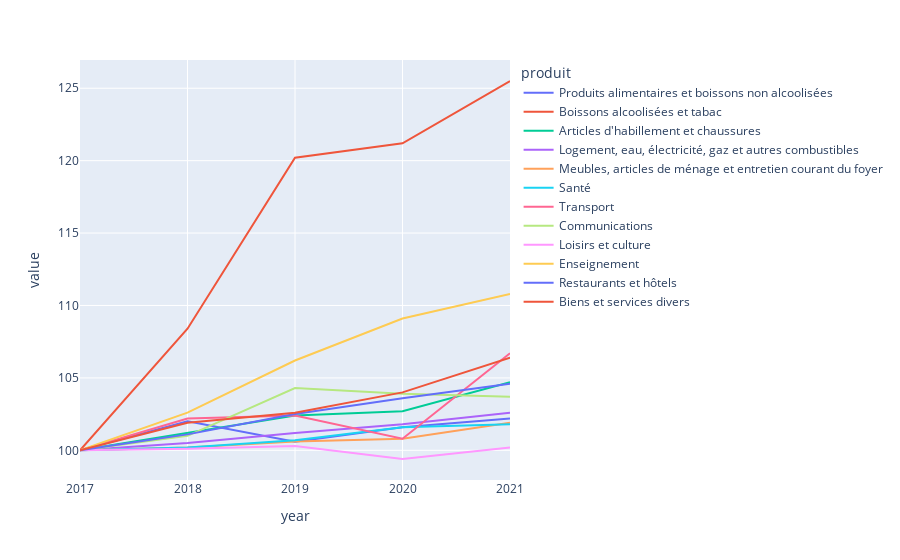

The code cell stored with this chart in its notebook:
### Markdown cell above
## Data Viz

### Code cell
df = pivoted_df[pivoted_df["type_produit"] == "division"]
px.line(df, x="year", y="value", color="produit")

### Figure 1 — Plotly figure (JSON) as saved in the notebook; plotly's stock layout.template omitted (floating-point values rounded to 4 significant figures)
{"data": [{"hovertemplate": "produit=Produits alimentaires et boissons non alcoolisées<br>year=%{x}<br>value=%{y}<extra></extra>", "legendgroup": "Produits alimentaires et boissons non alcoolisées", "line": {"color": "#636efa", "dash": "solid"}, "marker": {"symbol": "circle"}, "mode": "lines", "name": "Produits alimentaires et boissons non alcoolisées", "orientation": "v", "showlegend": true, "type": "scatter", "x": ["2017", "2018", "2019", "2020", "2021"], "xaxis": "x", "y": [100, 102, 100.6, 101.6, 102.2], "yaxis": "y"}, {"hovertemplate": "produit=Boissons alcoolisées et tabac<br>year=%{x}<br>value=%{y}<extra></extra>", "legendgroup": "Boissons alcoolisées et tabac", "line": {"color": "#EF553B", "dash": "solid"}, "marker": {"symbol": "circle"}, "mode": "lines", "name": "Boissons alcoolisées et tabac", "orientation": "v", "showlegend": true, "type": "scatter", "x": ["2017", "2018", "2019", "2020", "2021"], "xaxis": "x", "y": [100, 108.4, 120.2, 121.2, 125.5], "yaxis": "y"}, {"hovertemplate": "produit=Articles d'habillement et chaussures<br>year=%{x}<br>value=%{y}<extra></extra>", "legendgroup": "Articles d'habillement et chaussures", "line": {"color": "#00cc96", "dash": "solid"}, "marker": {"symbol": "circle"}, "mode": "lines", "name": "Articles d'habillement et chaussures", "orientation": "v", "showlegend": true, "type": "scatter", "x": ["2017", "2018", "2019", "2020", "2021"], "xaxis": "x", "y": [100, 101.2, 102.4, 102.7, 104.7], "yaxis": "y"}, {"hovertemplate": "produit=Logement, eau, électricité, gaz et autres combustibles<br>year=%{x}<br>value=%{y}<extra></extra>", "legendgroup": "Logement, eau, électricité, gaz et autres combustibles", "line": {"color": "#ab63fa", "dash": "solid"}, "marker": {"symbol": "circle"}, "mode": "lines", "name": "Logement, eau, électricité, gaz et autres combustibles", "orientation": "v", "showlegend": true, "type": "scatter", "x": ["2017", "2018", "2019", "2020", "2021"], "xaxis": "x", "y": [100, 100.5, 101.2, 101.8, 102.6], "yaxis": "y"}, {"hovertemplate": "produit=Meubles, articles de ménage et entretien courant du foyer<br>year=%{x}<br>value=%{y}<extra></extra>", "legendgroup": "Meubles, articles de ménage et entretien courant du foyer", "line": {"color": "#FFA15A", "dash": "solid"}, "marker": {"symbol": "circle"}, "mode": "lines", "name": "Meubles, articles de ménage et entretien courant du foyer", "orientation": "v", "showlegend": true, "type": "scatter", "x": ["2017", "2018", "2019", "2020", "2021"], "xaxis": "x", "y": [100, 100.2, 100.6, 100.8, 101.9], "yaxis": "y"}, {"hovertemplate": "produit=Santé<br>year=%{x}<br>value=%{y}<extra></extra>", "legendgroup": "Santé", "line": {"color": "#19d3f3", "dash": "solid"}, "marker": {"symbol": "circle"}, "mode": "lines", "name": "Santé", "orientation": "v", "showlegend": true, "type": "scatter", "x": ["2017", "2018", "2019", "2020", "2021"], "xaxis": "x", "y": [100, 100.2, 100.7, 101.6, 101.8], "yaxis": "y"}, {"hovertemplate": "produit=Transport<br>year=%{x}<br>value=%{y}<extra></extra>", "legendgroup": "Transport", "line": {"color": "#FF6692", "dash": "solid"}, "marker": {"symbol": "circle"}, "mode": "lines", "name": "Transport", "orientation": "v", "showlegend": true, "type": "scatter", "x": ["2017", "2018", "2019", "2020", "2021"], "xaxis": "x", "y": [100, 102.2, 102.4, 100.8, 106.7], "yaxis": "y"}, {"hovertemplate": "produit=Communications<br>year=%{x}<br>value=%{y}<extra></extra>", "legendgroup": "Communications", "line": {"color": "#B6E880", "dash": "solid"}, "marker": {"symbol": "circle"}, "mode": "lines", "name": "Communications", "orientation": "v", "showlegend": true, "type": "scatter", "x": ["2017", "2018", "2019", "2020", "2021"], "xaxis": "x", "y": [100, 101, 104.3, 103.9, 103.7], "yaxis": "y"}, {"hovertemplate": "produit=Loisirs et culture<br>year=%{x}<br>value=%{y}<extra></extra>", "legendgroup": "Loisirs et culture", "line": {"color": "#FF97FF", "dash": "solid"}, "marker": {"symbol": "circle"}, "mode": "lines", "name": "Loisirs et culture", "orientation": "v", "showlegend": true, "type": "scatter", "x": ["2017", "2018", "2019", "2020", "2021"], "xaxis": "x", "y": [100, 100.1, 100.3, 99.4, 100.2], "yaxis": "y"}, {"hovertemplate": "produit=Enseignement<br>year=%{x}<br>value=%{y}<extra></extra>", "legendgroup": "Enseignement", "line": {"color": "#FECB52", "dash": "solid"}, "marker": {"symbol": "circle"}, "mode": "lines", "name": "Enseignement", "orientation": "v", "showlegend": true, "type": "scatter", "x": ["2017", "2018", "2019", "2020", "2021"], "xaxis": "x", "y": [100, 102.6, 106.2, 109.1, 110.8], "yaxis": "y"}, {"hovertemplate": "produit=Restaurants et hôtels<br>year=%{x}<br>value=%{y}<extra></extra>", "legendgroup": "Restaurants et hôtels", "line": {"color": "#636efa", "dash": "solid"}, "marker": {"symbol": "circle"}, "mode": "lines", "name": "Restaurants et hôtels", "orientation": "v", "showlegend": true, "type": "scatter", "x": ["2017", "2018", "2019", "2020", "2021"], "xaxis": "x", "y": [100, 101.1, 102.5, 103.6, 104.6], "yaxis": "y"}, {"hovertemplate": "produit=Biens et services divers<br>year=%{x}<br>value=%{y}<extra></extra>", "legendgroup": "Biens et services divers", "line": {"color": "#EF553B", "dash": "solid"}, "marker": {"symbol": "circle"}, "mode": "lines", "name": "Biens et services divers", "orientation": "v", "showlegend": true, "type": "scatter", "x": ["2017", "2018", "2019", "2020", "2021"], "xaxis": "x", "y": [100, 101.9, 102.6, 104, 106.4], "yaxis": "y"}], "layout": {"legend": {"title": {"text": "produit"}, "tracegroupgap": 0}, "margin": {"t": 60}, "xaxis": {"anchor": "y", "domain": [0, 1], "title": {"text": "year"}}, "yaxis": {"anchor": "x", "domain": [0, 1], "title": {"text": "value"}}}}
